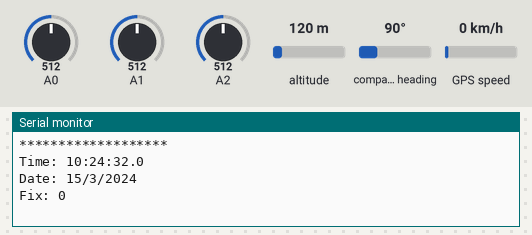
A sketch run on a simulated Arduino Uno, built with avr-gcc and run on an emulated ATmega328P. Parts: the last lines printed to the serial monitor. The test bench sets the inputs (shaded band); at power-on: A0 = 512, A1 = 512, A2 = 512, altitude 120 m, compass heading 90°, GPS speed 0 km/h. The GPS gets a fix after 3 s at 37.7749, -122.4194 with 8 satellites.

Above: at 2.2 s.
2.3 s: A0 set to 555
At 6.0 s:
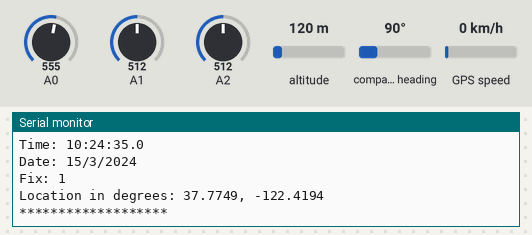
6.5 s: A0 set to 570
At 7.4 s:
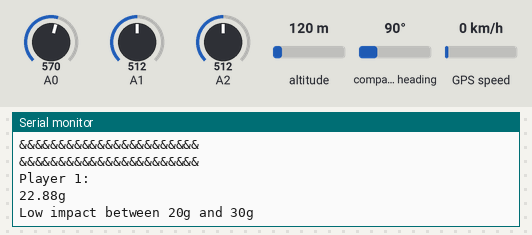
Timing chart, 0 to 9.5 s (numbered marks = the images above; inputs shaded):
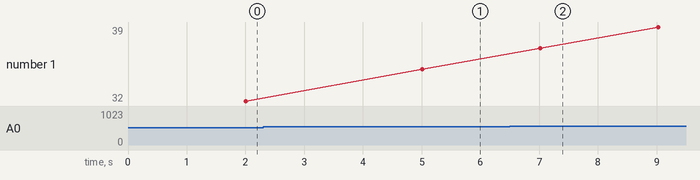

The sketch:

Accel_GPS_v2.ino
```cpp
#include <Adafruit_GPS.h>
#include <SoftwareSerial.h>
#include <TimedAction.h>

SoftwareSerial mySerial(3,2);
Adafruit_GPS GPS(&mySerial);

#define GPSECHO  false

//For GPS interupt
boolean usingInterrupt = false;
void useInterrupt(boolean);
//For GPS
void GPSLocation();
// for impacts
void impacts();
int scale = 200; // 200 (±200g) for ADXL377


void setup() {
  // put your setup code here, to run once:
  Serial.begin(115200);
  // 9600 NMEA is the default baud rate for Adafruit MTK GPS's- some use 4800
  GPS.begin(9600);
  // Set the update rate
  GPS.sendCommand(PMTK_SET_NMEA_UPDATE_1HZ);   // 1 Hz update rate
  // For the parsing code to work nicely, have time to sort thru the data and print it out.
  useInterrupt(true);
  delay(1000);

}

//A timed action to interupt after 1 second and print GPSLocation()
TimedAction GPSThread = TimedAction(1000,GPSLocation);

uint32_t timer = millis();

void loop(){
  if(GPS.fix = 0) {
    Serial.println("waiting for fix");
    }
  GPSThread.check();
  impacts();

}
```

GPS.ino
```cpp
/************** GPS Code ***********************/

// Interrupt is called once a millisecond, looks for any new GPS data, and stores it
SIGNAL(TIMER0_COMPA_vect) {
  char c = GPS.read();
  // if you want to debug, this is a good time to do it!
#ifdef UDR0
  if (GPSECHO)
    if (c) UDR0 = c;
    // writing direct to UDR0 is much much faster than Serial.print
    // but only one character can be written at a time.
#endif
}
void useInterrupt(boolean v) {
  if (v) {
    // Timer0 is already used for millis() - we'll just interrupt somewhere
    // in the middle and call the "Compare A" function above
    OCR0A = 0xAF;
    TIMSK0 |= _BV(OCIE0A);
    usingInterrupt = true;
  } else {
    // do not call the interrupt function COMPA anymore
    TIMSK0 &= ~_BV(OCIE0A);
    usingInterrupt = false;
  }
}

void GPSLocation() {

  if (! usingInterrupt) {
    // read data from the GPS in the 'main loop'
    char c = GPS.read();
    // if you want to debug, this is a good time to do it!
    if (GPSECHO)
      if (c) Serial.print(c);
  }

   if (GPS.newNMEAreceived()) {
      if (!GPS.parse(GPS.lastNMEA()))   // this also sets the newNMEAreceived() flag to false
      return;  // we can fail to parse a sentence in which case we should just wait for another
  }

  // if millis() or timer wraps around, we'll just reset it
  if (timer > millis())  timer = millis();

  // approximately every 2 seconds or so, print out the current stats
  if (millis() - timer > 2000) {
    timer = millis(); // reset the timer

    Serial.println("*******************");
    Serial.print("Time: ");
    Serial.print(GPS.hour, DEC); Serial.print(':');
    Serial.print(GPS.minute, DEC); Serial.print(':');
    Serial.print(GPS.seconds, DEC); Serial.print('.');
    Serial.println(GPS.milliseconds);
    Serial.print("Date: ");
    Serial.print(GPS.day, DEC); Serial.print('/');
    Serial.print(GPS.month, DEC); Serial.print("/20");
    Serial.println(GPS.year, DEC);
    Serial.print("Fix: "); Serial.println((int)GPS.fix);
//    Serial.print(" quality: "); Serial.println((int)GPS.fixquality);
    if (GPS.fix) {
      Serial.print("\nLocation in degrees: ");
      Serial.print(GPS.latitudeDegrees, 4);
      Serial.print(", ");
      Serial.println(GPS.longitudeDegrees, 4);
      Serial.println("*******************");
    }
  }
}
```

Impacts.ino
```cpp
/****** Impacts Code ********/

void impacts() {
  // Get raw accelerometer data for each axis
  int rawX = analogRead(A0);
  int rawY = analogRead(A1);
  int rawZ = analogRead(A2);

  // Scale accelerometer ADC readings into common units
  // Scale map on 3.3V microcontroller
  float scaledX, scaledY, scaledZ; // Scaled values for each axis
  float magnitude = 0; //get magnitude of the 3 axis for total g force impact.

 /*
  * voltage ca..:  0V...............1.65...............3.3
  * analog  ca     0                512                1023
  */

  // mapf(value,minumum in,maximum out,the scale <-200g to +200g>)
  scaledX = mapf(rawX, 0, 1023, -scale, scale);
  scaledY = mapf(rawY, 0, 1023, -scale, scale);
  scaledZ = mapf(rawZ, 0, 1023, -scale, scale);

  //calculating the total G force of the impact
  magnitude = sqrt((scaledX*scaledX)+(scaledY*scaledY)+(scaledZ*scaledZ));

  // between 10g and 20g there is a high number of reading which are irrelevant as they are low impacts
  // being recieved over short periods in a large area.
//  if(magnitude > 10 && magnitude < 20){
//    Serial.println("&&&&&&&&&&&&&&&&&&&&&&&");
//    Serial.println("Player 1:");
//    Serial.print(magnitude); Serial.println("g");
//    Serial.println("Low impact under 20g");
//    Serial.println("&&&&&&&&&&&&&&&&&&&&&&&");
//  }
  if(magnitude >= 20 && magnitude < 30){
    Serial.println("&&&&&&&&&&&&&&&&&&&&&&&");
    Serial.println("Player 1:");
    Serial.print(magnitude); Serial.println("g");
    Serial.println("Low impact between 20g and 30g");
    Serial.println("&&&&&&&&&&&&&&&&&&&&&&&");
  }
  if(magnitude >= 30 && magnitude < 40){
    Serial.println("&&&&&&&&&&&&&&&&&&&&&&&");
    Serial.println("Player 1:");
    Serial.print(magnitude); Serial.println("g");
    Serial.println("Medium impact between 30g and 40g");
    Serial.println("&&&&&&&&&&&&&&&&&&&&&&&");
  }
  if(magnitude >= 40 && magnitude < 50){
    Serial.println("&&&&&&&&&&&&&&&&&&&&&&&");
    Serial.println("Player 1:");
    Serial.print(magnitude); Serial.println("g");
    Serial.println("Medium impact between 40g and 50g");
    Serial.println("Monitor players behavour");
    Serial.println("&&&&&&&&&&&&&&&&&&&&&&&");
  }
  if(magnitude >= 50 && magnitude < 60){
    Serial.println("&&&&&&&&&&&&&&&&&&&&&&&");
    Serial.println("Player 1:");
    Serial.print(magnitude); Serial.println("g");
    Serial.println("High impact between 50g and 60g");
    Serial.println("Monitor players behavour");
    Serial.println("&&&&&&&&&&&&&&&&&&&&&&&");
  }
  if(magnitude >= 60 && magnitude < 70){
    Serial.println("&&&&&&&&&&&&&&&&&&&&&&&");
    Serial.println("Player 1:");
    Serial.print(magnitude); Serial.println("g");
    Serial.println("High impact between 60g and 70g");
    Serial.println("Monitor players behavour, has recieved a high impact");
    Serial.println("&&&&&&&&&&&&&&&&&&&&&&&");
  }
  if(magnitude >= 70 && magnitude < 80){
    Serial.println("&&&&&&&&&&&&&&&&&&&&&&&");
    Serial.println("Player 1:");
    Serial.print(magnitude); Serial.println("g");
    Serial.println("High impact between 70g and 80g");
    Serial.println("Monitor players behavour, has recieved a high impact. Please check players health");
    Serial.println("&&&&&&&&&&&&&&&&&&&&&&&");
  }
  if(magnitude >= 80 && magnitude < 90){
    Serial.println("&&&&&&&&&&&&&&&&&&&&&&&");
    Serial.println("Player 1:");
    Serial.print(magnitude); Serial.println("g");
    Serial.println("High impact between 80g and 90g");
    Serial.println("Monitor players behavour, has recieved a high impact. Please check players health");
    Serial.println("&&&&&&&&&&&&&&&&&&&&&&&");
  }
  if(magnitude >= 90 && magnitude < 100){
    Serial.println("&&&&&&&&&&&&&&&&&&&&&&&");
    Serial.println("Player 1:");
    Serial.print(magnitude); Serial.println("g");
    Serial.println("Extreame impact between 90g and 100g");
    Serial.println("Monitor players behavour, has recieved an Extreame impact. This player may have a concussion");
    Serial.println("&&&&&&&&&&&&&&&&&&&&&&&");
  }
  if(magnitude >= 100){
    Serial.println("&&&&&&&&&&&&&&&&&&&&&&&");
    Serial.println("Player 1:");
    Serial.print(magnitude); Serial.println("g");
    Serial.println("Extreame impact over 100g");
    Serial.println("Player has recieved an Extreame impact. This player may have a concussion");
    Serial.println("&&&&&&&&&&&&&&&&&&&&&&&");
  }
  delay(1);
}

// Same functionality as Arduino's standard map function, except using floats
float mapf(float x, float in_min, float in_max, float out_min, float out_max)
{
  return (x - in_min) * (out_max - out_min) / (in_max - in_min) + out_min;
}
```

Measured:
- the behaviour switches between 562 and 563 on A0 (found by bisection; images 1 and 2)
- after the input at 6.5 s, the serial monitor: prints a new line at once (image 2)
- plotted number 1: 35 → 39 after the input at 6.5 s
